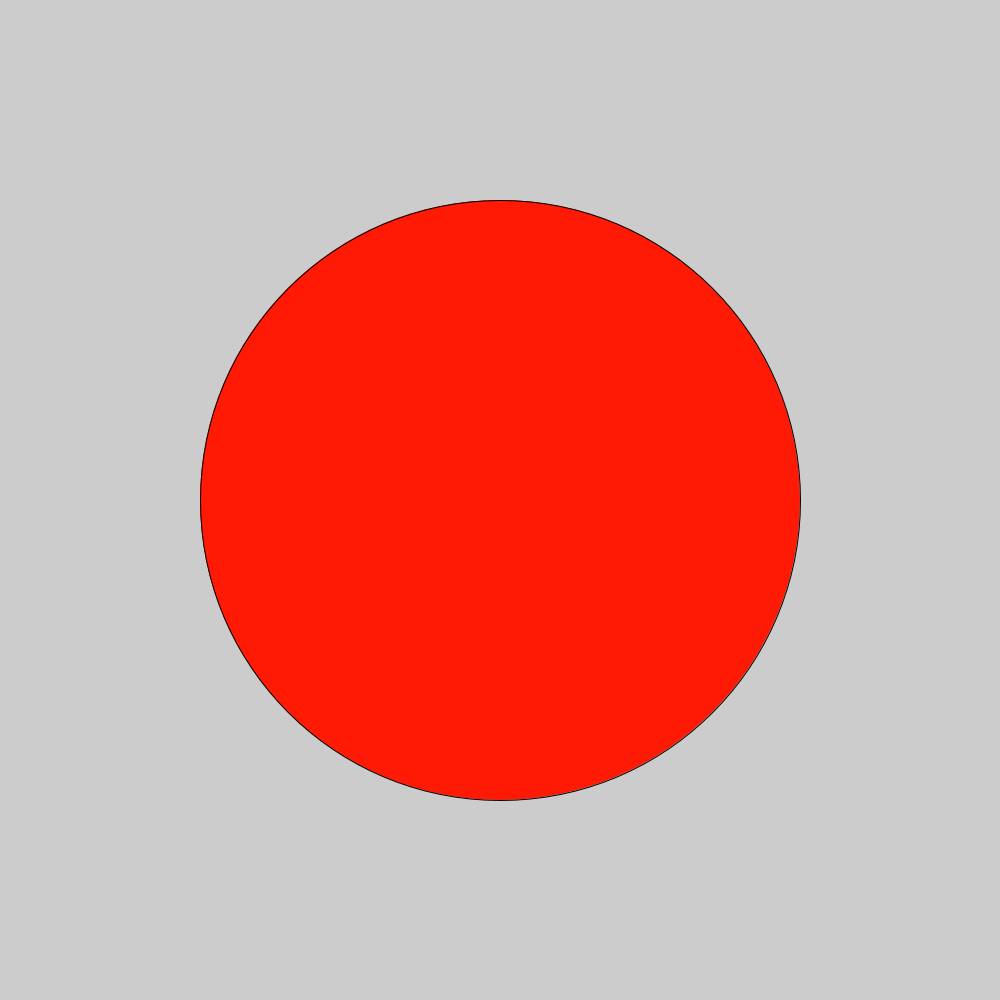
Frame 1 (no input)
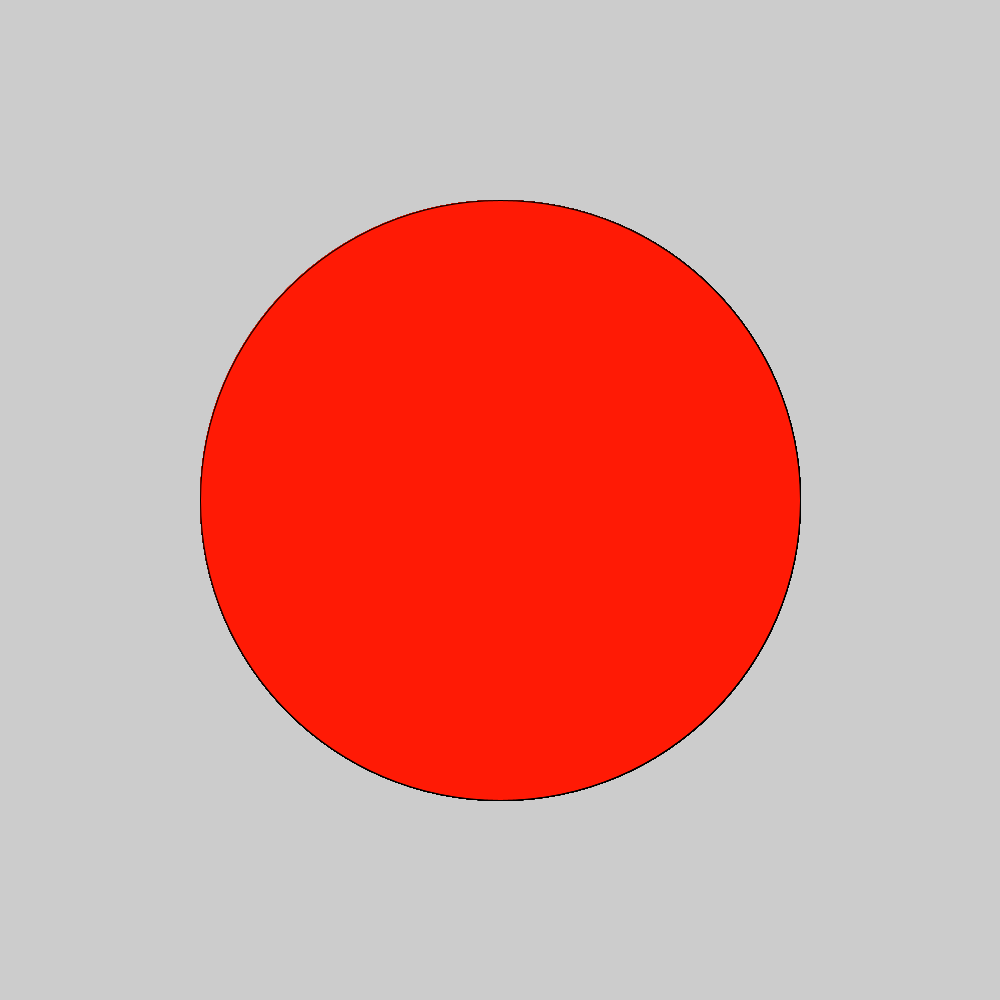
Frame 60 (the mouse pressed at the canvas centre just before this capture)
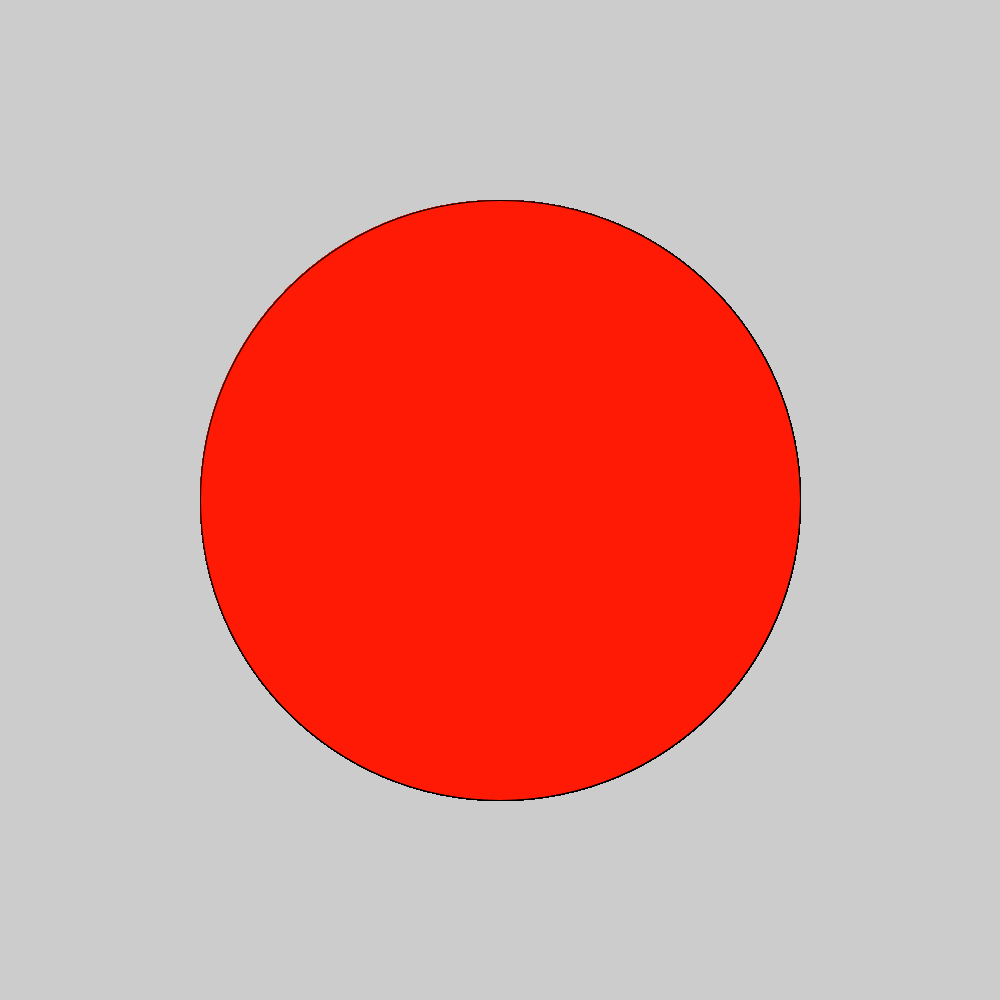
Frame 120 (the mouse held since frame 60 and released just before this capture)

The Processing sketch that drew these frames (run headless with seeded random() and noise(); from frame 60 on, the mouse is pressed at the canvas centre):

// Processing sketch: c_LogicalDot
// ── c_LogicalDot.pde

void setup() {
  
// 1. Set the size of the sketch. Make it 600 pixels square. 
  size(1000,1000);

}

void draw() {
  
// 2. Draw an ellipse
// Run the program to make sure it works before moving on.
fill(#FF1A05);
ellipse(500,500,600,600);

// 3. Change the color of the ellipse when the mouse is pressed.
//    Use the following code, but put your colors where indicated
//    Remember to use the   fill()  command to set colors.

if (mousePressed) {
 
   //  put one color here 
  
} else {
  
   // put a different color here
  
}  
  
  
  
}
